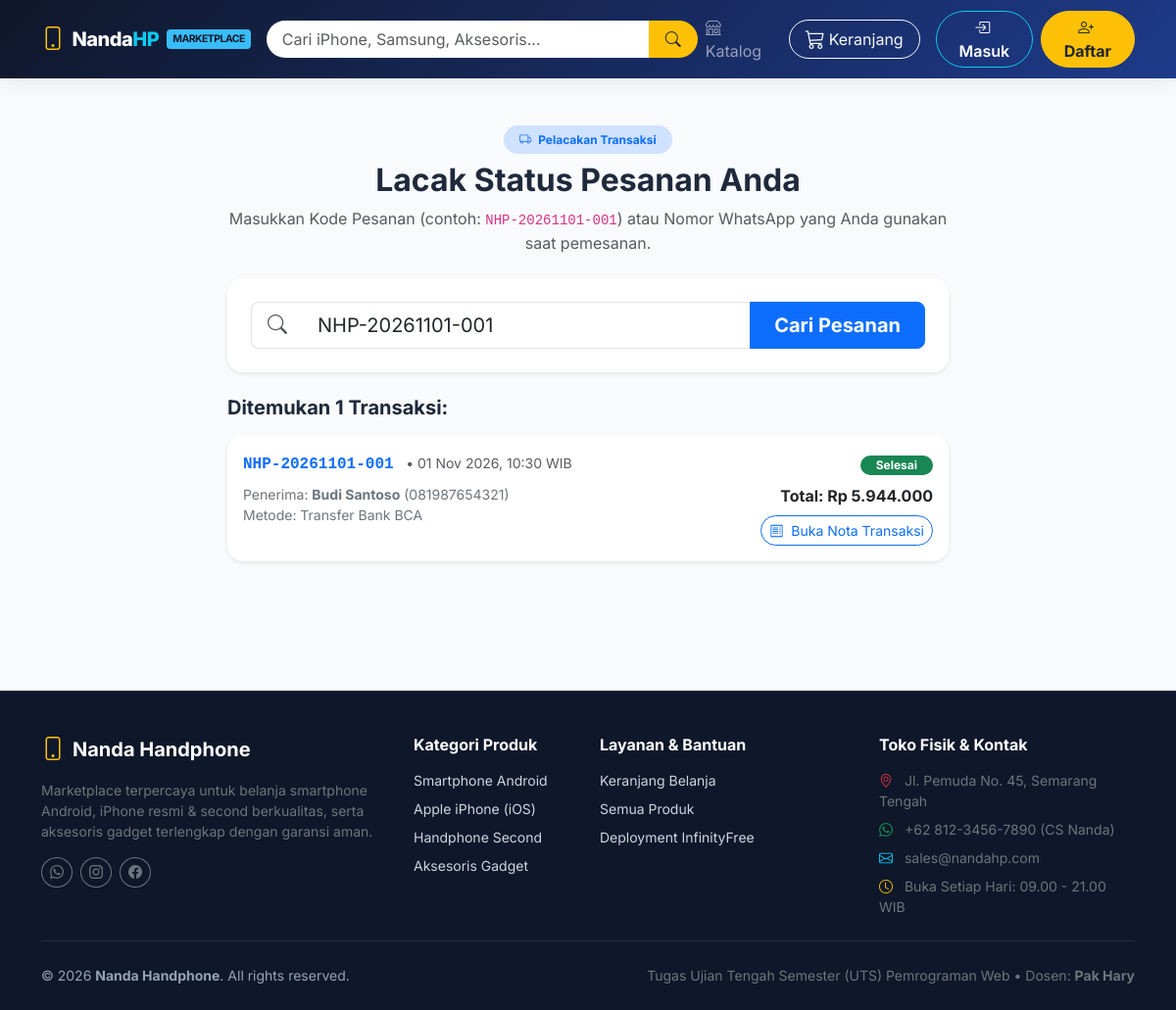
/lacak-pesanan.php?keyword=NHP-20261101-001, run on the app's committed database.
### tables this page shows
CREATE TABLE `pesanan` (
  `id_pesanan` INT(11) NOT NULL AUTO_INCREMENT,
  `kode_pesanan` VARCHAR(50) NOT NULL UNIQUE,
  `id_pembeli` INT(11) NULL,
  `nama_pembeli` VARCHAR(100) NOT NULL,
  `no_hp` VARCHAR(20) NOT NULL,
  `alamat_pengiriman` TEXT NOT NULL,
  `metode_pembayaran` VARCHAR(50) NOT NULL,
  `total_pembayaran` DECIMAL(12,2) NOT NULL,
  `status_pesanan` ENUM('Menunggu Konfirmasi', 'Diproses', 'Dikirim', 'Selesai', 'Dibatalkan') NOT NULL DEFAULT 'Menunggu Konfirmasi',
  `catatan` TEXT NULL,
  `tanggal_pesanan` TIMESTAMP NOT NULL DEFAULT CURRENT_TIMESTAMP,
  PRIMARY KEY (`id_pesanan`),
  KEY `fk_pesanan_pembeli` (`id_pembeli`),
  CONSTRAINT `fk_pesanan_pembeli` FOREIGN KEY (`id_pembeli`) REFERENCES `pengguna` (`id_pengguna`) ON DELETE SET NULL ON UPDATE CASCADE
);

### config/database.php (called while the page is built, shortened)
<?php
if (!function_exists('rupiah')) {
    function rupiah($angka) {
        return 'Rp ' . number_format((float)$angka, 0, ',', '.');
    }
}
if (!function_exists('bersihkan')) {
    function bersihkan($koneksi, $data) {
        return mysqli_real_escape_string($koneksi, htmlspecialchars(trim($data)));
    }
}
if (!function_exists('base_url')) {
    function base_url($path = '') {
        $protocol = (!empty($_SERVER['HTTPS']) && $_SERVER['HTTPS'] !== 'off') ? "https://" : "http://";
        $host = $_SERVER['HTTP_HOST'] ?? 'localhost';
        $script_dir = dirname($_SERVER['SCRIPT_NAME']);
        if (basename($script_dir) === 'admin' || basename($script_dir) === 'api') {
            $root_dir = dirname($script_dir);
        } else {
            $root_dir = $script_dir;
        }
        $root_dir = rtrim(str_replace('\\', '/', $root_dir), '/');
        return $protocol . $host . $root_dir . '/' . ltrim($path, '/');
    }
}

### lacak-pesanan.php (the view, shortened to what this page needs)
<?php
require_once __DIR__ . '/includes/header.php';
$keyword = isset($_GET['keyword']) ? bersihkan($koneksi, $_GET['keyword']) : '';
$hasil_pesanan = [];
if (!empty($keyword) && $db_connected) {
    $stmt = mysqli_prepare($koneksi, "SELECT * FROM pesanan WHERE kode_pesanan = ? OR no_hp = ? ORDER BY id_pesanan DESC");
    mysqli_stmt_bind_param($stmt, "ss", $keyword, $keyword);
    mysqli_stmt_execute($stmt);
    $res = mysqli_stmt_get_result($stmt);
    while ($row = mysqli_fetch_assoc($res)) {
        $hasil_pesanan[] = $row;
    }
}
?>
<div class="container my-4">
  <div class="row justify-content-center">
    <div class="col-lg-8">
      <div class="text-center mb-4">
        <span class="badge bg-primary-subtle text-primary px-3 py-2 rounded-pill fw-bold mb-2">
          <i class="bi bi-truck me-1"></i> Pelacakan Transaksi
        </span>
        <h2 class="fw-bold">Lacak Status Pesanan Anda</h2>
        <p class="text-muted">Masukkan Kode Pesanan (contoh: <code>NHP-20261101-001</code>) atau Nomor WhatsApp yang Anda gunakan saat pemesanan.</p>
      </div>
      <div class="card border-0 shadow-sm rounded-4 p-4 mb-4">
        <form action="<?= base_url('lacak-pesanan.php') ?>" method="GET">
          <div class="input-group input-group-lg">
            <span class="input-group-text bg-white border-end-0"><i class="bi bi-search text-muted"></i></span>
            <input type="text" name="keyword" class="form-control border-start-0" placeholder="Ketik Kode Pesanan atau No. WhatsApp..." value="<?= htmlspecialchars($keyword) ?>" required>
            <button class="btn btn-primary px-4 fw-bold" type="submit">
              Cari Pesanan
            </button>
          </div>
        </form>
      </div>
      <?php if (!empty($keyword)): ?>
        <?php if (empty($hasil_pesanan)): ?>
          <div class="alert alert-warning text-center rounded-4 p-4 shadow-sm">
            <i class="bi bi-exclamation-triangle fs-3 text-warning d-block mb-2"></i>
            <h5 class="fw-bold">Pesanan Tidak Ditemukan</h5>
            <p class="text-muted mb-0">Tidak ada transaksi yang cocok dengan kata kunci "<strong><?= htmlspecialchars($keyword) ?></strong>". Pastikan kode pesanan atau nomor telepon yang dimasukkan sudah sesuai.</p>
          </div>
        <?php else: ?>
          <h5 class="fw-bold mb-3">Ditemukan <?= count($hasil_pesanan) ?> Transaksi:</h5>
          <div class="d-flex flex-column gap-3 mb-4">
            <?php foreach ($hasil_pesanan as $row):
              $badge_color = 'bg-secondary';
              if ($row['status_pesanan'] === 'Menunggu Konfirmasi') $badge_color = 'bg-warning text-dark';
              elseif ($row['status_pesanan'] === 'Diproses') $badge_color = 'bg-info text-dark';
              elseif ($row['status_pesanan'] === 'Dikirim') $badge_color = 'bg-primary';
              elseif ($row['status_pesanan'] === 'Selesai') $badge_color = 'bg-success';
              elseif ($row['status_pesanan'] === 'Dibatalkan') $badge_color = 'bg-danger';
            ?>
              <div class="card border-0 shadow-sm rounded-4 p-3">
                <div class="d-flex flex-wrap justify-content-between align-items-center mb-2">
                  <div>
                    <span class="fw-bold font-monospace text-primary fs-6"><?= htmlspecialchars($row['kode_pesanan']) ?></span>
                    <span class="text-muted small ms-2">&bull; <?= date('d M Y, H:i', strtotime($row['tanggal_pesanan'])) ?> WIB</span>
                  </div>
                  <div>
                    <span class="badge <?= $badge_color ?> px-3 py-1 rounded-pill">
                      <?= htmlspecialchars($row['status_pesanan']) ?>
                    </span>
                  </div>
                </div>
                <div class="row g-2 small text-secondary">
                  <div class="col-md-6">
                    <div>Penerima: <strong><?= htmlspecialchars($row['nama_pembeli']) ?></strong> (<?= htmlspecialchars($row['no_hp']) ?>)</div>
                    <div>Metode: <?= htmlspecialchars($row['metode_pembayaran']) ?></div>
                  </div>
                  <div class="col-md-6 text-md-end">
                    <div class="fs-6 fw-bold text-dark">Total: <?= rupiah($row['total_pembayaran']) ?></div>
                    <div class="mt-2">
                      <a href="<?= base_url('transaksi-sukses.php?id=' . $row['id_pesanan']) ?>" class="btn btn-outline-primary btn-sm rounded-pill">
                        <i class="bi bi-receipt me-1"></i> Buka Nota Transaksi
                      </a>
                    </div>
                  </div>
                </div>
              </div>
            <?php endforeach; ?>
          </div>
        <?php endif; ?>
      <?php endif; ?>
    </div>
  </div>
</div>
<?php require_once __DIR__ . '/includes/footer.php'; ?>

### assets/css/style.css (style rules this page uses)
:root { --nh-primary: #1e3a8a; --nh-primary-light: #3b82f6; --nh-secondary: #0f172a; --nh-accent: #0ea5e9; --nh-success: #10b981; --nh-warning: #f59e0b; --nh-danger: #ef4444; --nh-bg-light: #f8fafc; --nh-card-bg: #ffffff; --nh-text-main: #1e293b; --nh-text-muted: #64748b; --nh-border: #e2e8f0; }
body { font-family: 'Inter', -apple-system, BlinkMacSystemFont, 'Segoe UI', Roboto, Helvetica, Arial, sans-serif; background-color: var(--nh-bg-light); color: var(--nh-text-main); min-height: 100vh; display: flex; flex-direction: column; }

### data on the page
pesanan: kode_pesanan "NHP-20261101-001", tanggal_pesanan "01 Nov 2026, 10:30", status_pesanan "Selesai", nama_pembeli "Budi Santoso", no_hp "081987654321", metode_pembayaran "Transfer Bank BCA", total_pembayaran "Rp 5.944.000"

### other printed values
count($hasil_pesanan) "1"
